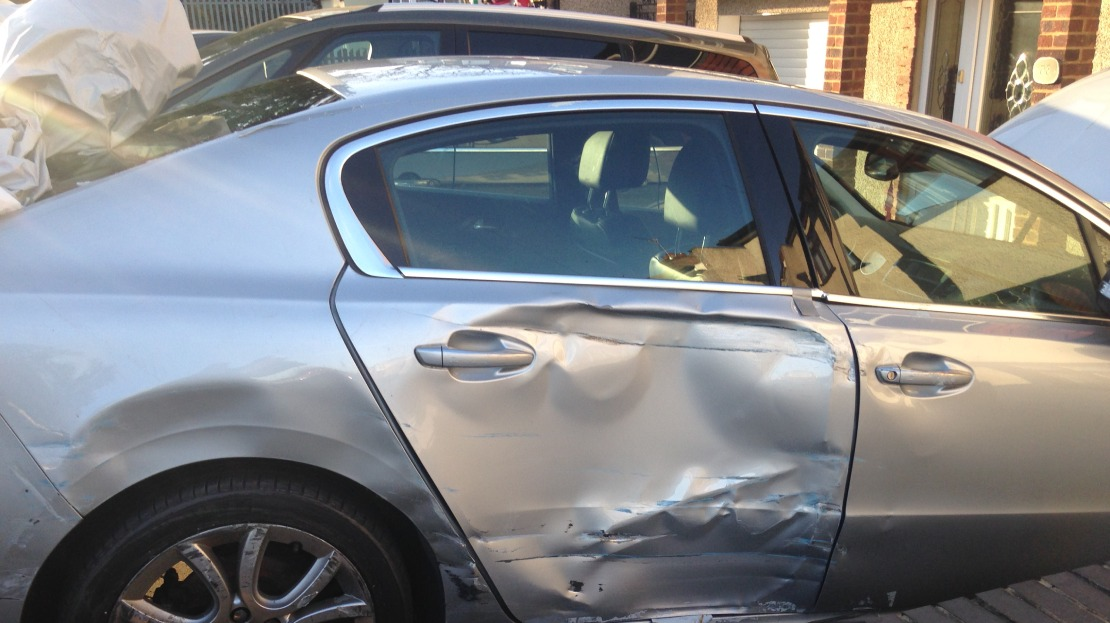
#> input picture images/damaged-car.jpg, 1110 x 623 px
$ jupyter execute --allow-errors '01 - DataCollection.ipynb'
#> lines starting #> are read from the running program, lines starting #| are printed output that depends on the picture
## Data Collection

[cell 1]
import os

[cell 2]
current_dir = os.getcwd()
current_dir

[cell 3]
os.chdir('/workspace/image-manipulation-test')
print("You set a new current directory")

[cell 4]
current_dir = os.getcwd()
current_dir

[cell 5]
import matplotlib.pyplot as plt

[cell 6]
import matplotlib.pyplot as plt
import matplotlib.image as mpimg

img = mpimg.imread("images/damaged-car.jpg")
#> img is the input picture: shape (623, 1110, 3); mean R, G, B 129, 130.9, 133.2

plt.imshow(img)
plt.axis('off')
plt.show()

[cell 7]
from PIL import Image, ImageChops, ImageEnhance
import numpy as np

# Load and save the image with a lower quality to create a base for ELA
img = Image.open("images/damaged-car.jpg")
ela_img = img.copy()
ela_img.save("images/ela_image.jpg", 'JPEG', quality=95)

[cell 8]
# Load the saved image and calculate the difference
ela_img = Image.open("images/ela_image.jpg")
diff_img = ImageChops.difference(img, ela_img)

[cell 9]
# Enhance the difference image to make it more visible
extrema = diff_img.getextrema()
#> extrema = ((0, 11), (0, 10), (0, 12))
max_diff = max([ex[1] for ex in extrema])
#> max_diff = 12
scale = 255.0 / max_diff if max_diff else 1.0
#> scale = 21.25
diff_img = ImageEnhance.Brightness(diff_img).enhance(scale)
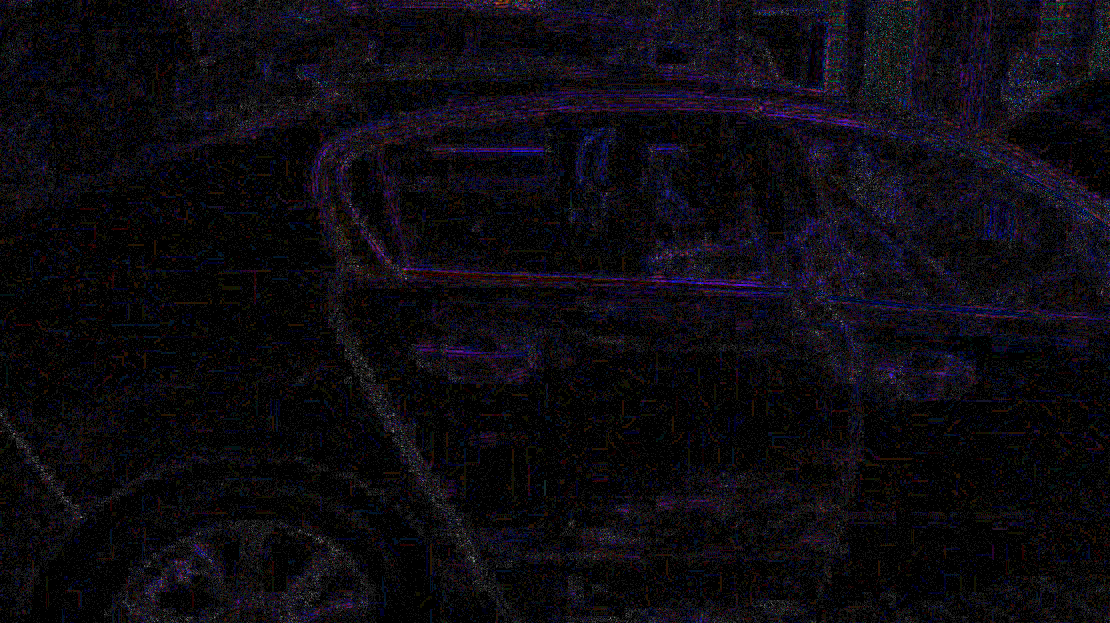
#> diff_img: PIL image 1110x623 RGB; mean R, G, B 12.5, 10.2, 16

[cell 10]
# Display the ELA result
plt.imshow(diff_img)
plt.axis('off')
plt.show()

[cell 11]
# Convert the ELA result to grayscale
ela_img_gray = diff_img.convert('L')
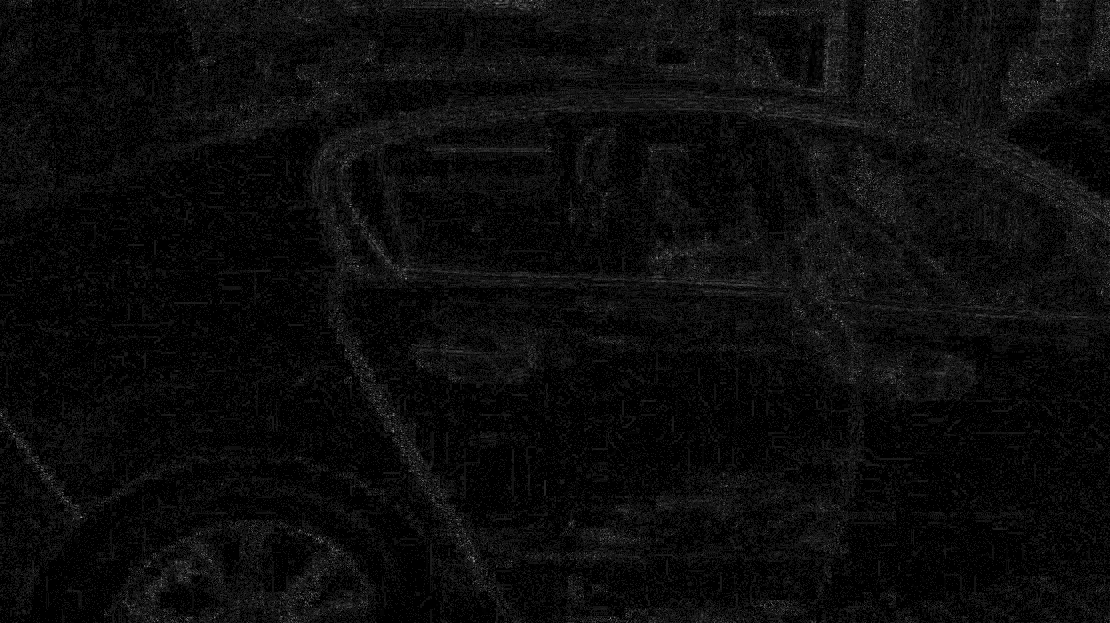
#> ela_img_gray: PIL image 1110x623 L; min 0, max 157, mean 11.6

[cell 12]
# Convert the grayscale image to a numpy array for OpenCV
ela_img_np = np.array(ela_img_gray)

#> (a cell that did not finish here is left out)

[cell 14]
# Display the original image
plt.subplot(1, 2, 1)
plt.imshow(img)
plt.title("Original Image")
plt.axis('off')

[cell 15]
# Display the edge-detected image
plt.subplot(1, 2, 2)
#> (the rest of this cell did not finish here and is left out)

[cell 16]
plt.show()

[cell 17]
from PIL import Image

# Open the image
img = Image.open("images/damaged-car.jpg")

# Extract EXIF data
exif_data = img._getexif()

# Display EXIF data
if exif_data:
    for tag, value in exif_data.items():
        print(f"{tag}: {value}")
else:
    print("No EXIF metadata found.")

[cell 18]
import cv2

# Convert image to grayscale
gray_img = cv2.cvtColor(np.array(img), cv2.COLOR_BGR2GRAY)
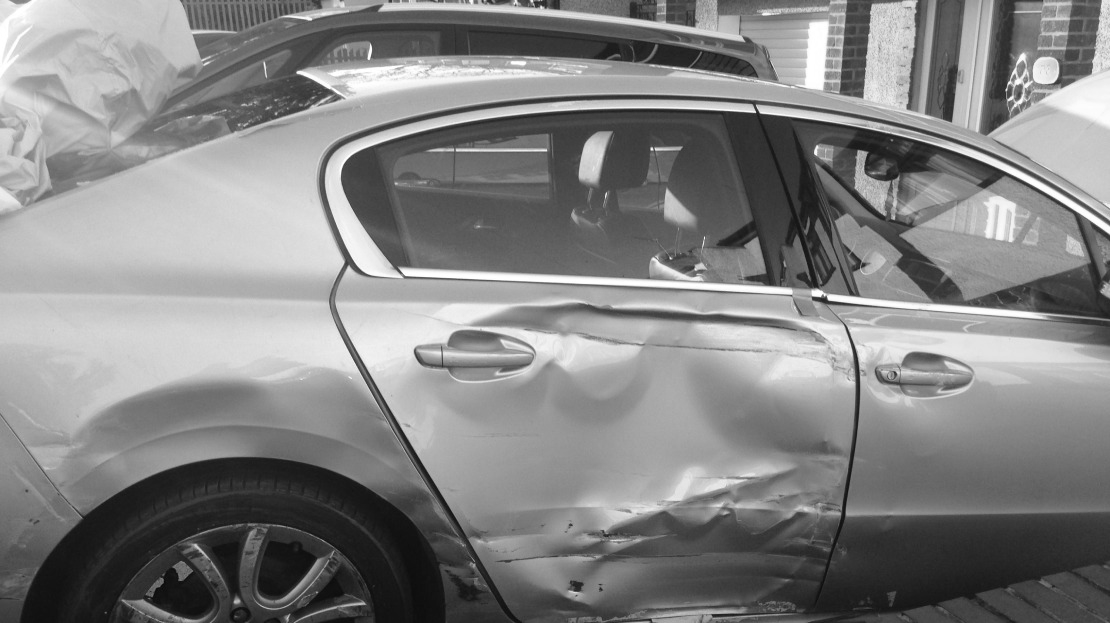
#> gray_img: shape (623, 1110); min 8, max 255, mean 131.4

# Apply a median filter to the grayscale image
noise_img = cv2.medianBlur(gray_img, 3)

# Subtract the filtered image from the original to get the noise pattern
noise_pattern = cv2.subtract(gray_img, noise_img)
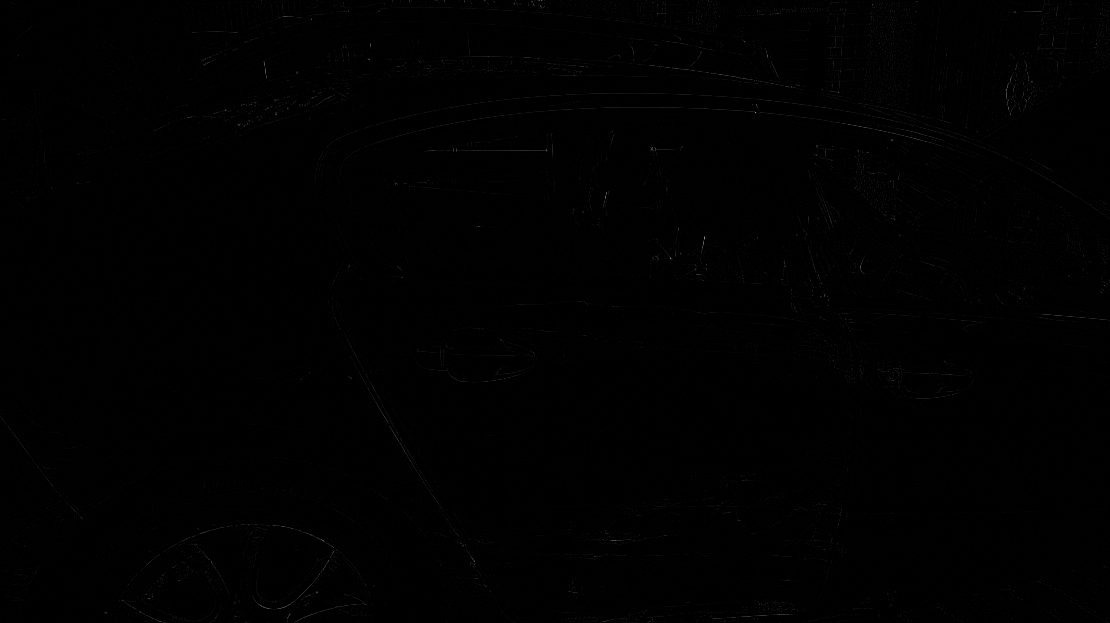
#> noise_pattern: shape (623, 1110); min 0, max 146, mean 0.7

plt.imshow(noise_pattern, cmap='gray')
plt.axis('off')
plt.show()
